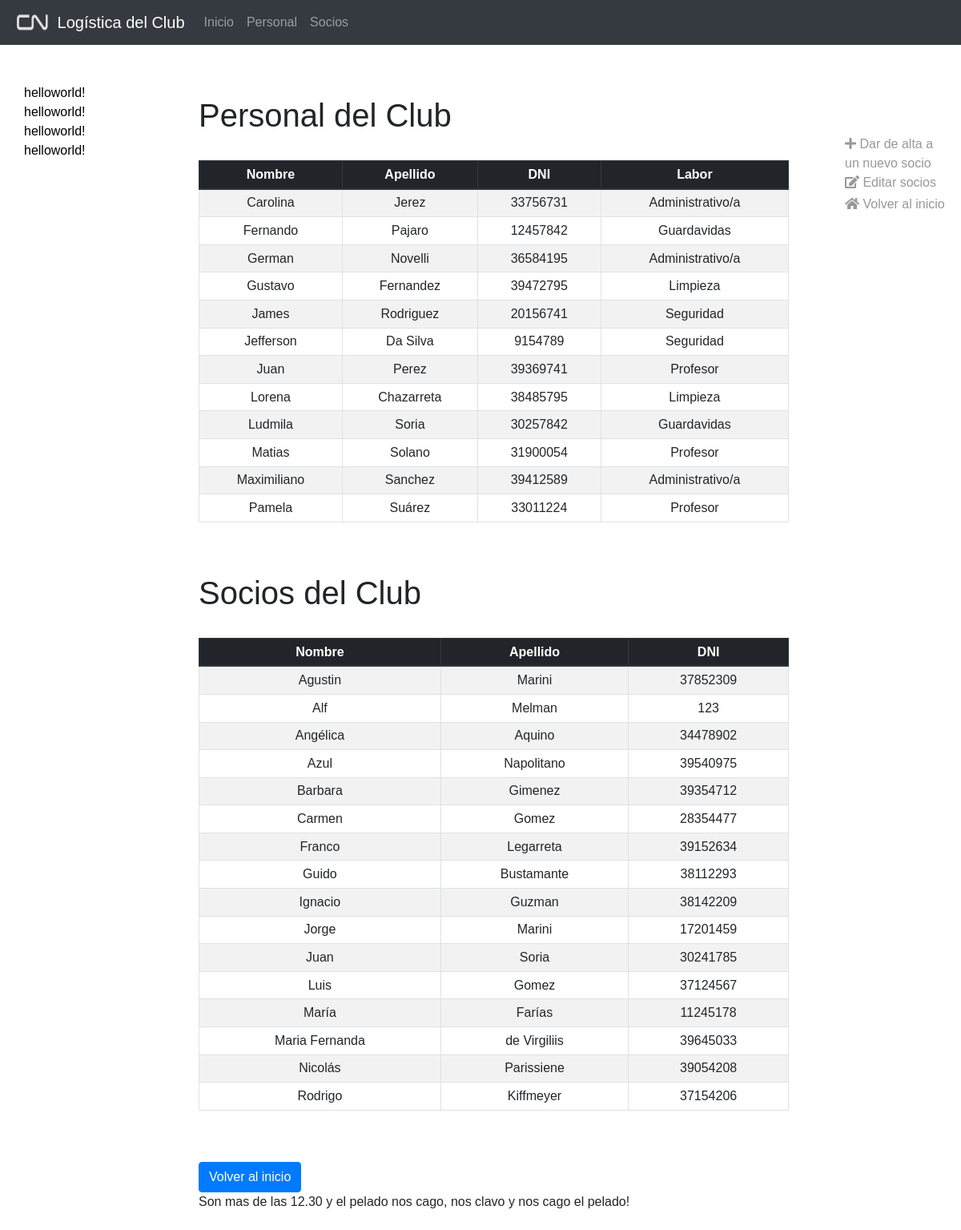
The page /consultauser.php on the database its author committed.
### tables this page shows
CREATE TABLE `personales` (
  `id_personal` int(11) NOT NULL,
  `labor` varchar(30) NOT NULL,
  `nombre` varchar(50) NOT NULL,
  `apellido` varchar(50) NOT NULL,
  `DNI` int(11) NOT NULL,
  `fecha_ingreso_laboral` date NOT NULL,
  `telefono` int(11) NOT NULL
);

CREATE TABLE `socios` (
  `id_socio` int(11) NOT NULL,
  `nombre` varchar(50) NOT NULL,
  `apellido` varchar(50) NOT NULL,
  `telefono` int(11) NOT NULL,
  `DNI` int(11) NOT NULL,
  `direccion` varchar(50) NOT NULL
);

### consultauser.php (the view, shortened to what this page needs)
<!DOCTYPE html>
<html>
	<head>
	<link rel="stylesheet" href="/object/css/bootstrap.css">
	<link rel="stylesheet" href="https://use.fontawesome.com/releases/v5.3.1/css/all.css">
	</head>
	<body>
		<nav class="navbar navbar-expand-lg navbar-dark bg-dark" style="position: sticky; top: 0; z-index: 999;">
		    <a class="navbar-brand" href="#">
		    <img src="/object/images/CN_Logo_Black.jpg" width="50" height="30" class="d-inline-block align-top" alt="">
		    Logística del Club
		  </a>
		  <div class="collapse navbar-collapse" id="navbarText">
		    <ul class="navbar-nav mr-auto">
		      <li class="nav-item">
		        <a class="nav-link" href="index.html">Inicio <span class="sr-only">(current)</span></a>
		      </li>
		      <li class="nav-item">
		        <a class="nav-link" href="FichasEmpleados.php">Personal</a>
		      </li>
		      <li class="nav-item">
		        <a class="nav-link" href="crud.php">Socios</a>
		      </li>
		    </ul>
		  </div>
		</nav>
		<div class="container-fluid" style="margin-top: 3rem;">
			<div class="row flex-xl-nowrap">
				<div class="col-12 col-md-3 col-xl-2 bd-sidebar" style="background-color: #fff;">
					<div class="container-fluid" style="color: #000; font-family: Arial;">
						helloworld!
						helloworld!
						helloworld!
						helloworld!
					</div>
				</div>
				<main class="col-12 col-md-9 col-xl-8 py-md-3 pl-md-5 bd-content" style="background-color:#fff;">
					<h1>Personal del Club</h1>
					<?php
						$pdo = conectar();
						$stmt = $pdo->prepare('SELECT nombre, apellido, DNI, labor FROM personales ORDER BY nombre asc');
						$stmt->execute();
						$row = $stmt->fetchAll(PDO::FETCH_ASSOC);
					   	$tamañorow = sizeof($row);
					   	echo '<table class="table table-bordered table-sm table-hover table-striped" style="text-align:center; margin-top: 2rem;">
					   			<thead class="thead-dark">
						   			<tr>
						   				<th scope="col">Nombre</th>
						   				<th scope="col">Apellido</th>
						   				<th scope="col">DNI</th>
						   				<th scope="col">Labor</th>
						   			</tr>
						   		</thead>';
					   	for ($i=0; $i < $tamañorow; $i++) {
					   		$value = $row[$i];
					   		echo '<tr>';
					   		foreach ($value as $key => $asd) {
					   		 	echo '<td>'. $asd.'</td>';
					   		 }
					   		echo '</tr>';
					   	}
					   	echo "</table> <br><br>";
					   	echo "<h1>Socios del Club</h1>";
					   	$st = $pdo->prepare('SELECT nombre, apellido, DNI FROM socios ORDER BY nombre asc');
						$st->execute();
						$ro = $st->fetchAll(PDO::FETCH_ASSOC);
					   	$tamañoro = sizeof($ro);
					   echo '<table class="table table-bordered table-sm table-hover table-striped" style="text-align:center; margin-top:2rem;">
					   			<thead class="thead-dark">
						   			<tr>
						   				<th scope="col">Nombre</th>
						   				<th scope="col">Apellido</th>
						   				<th scope="col">DNI</th>
						   			</tr>
						   		</thead>';
					   	for ($i=0; $i < $tamañoro; $i++) {
					   		$valu = $ro[$i];
					   		echo '<tr>';
					   		foreach ($valu as $ke => $as) {
					   		 	echo '<td>'. $as.'</td>';
					   		 }
					   		echo '</tr>';
					   	}
					   	echo "</table> <br><br>";
					?>
					<a href="index.html" class="btn btn-primary">Volver al inicio</a>
					<p id="demo">Son mas de las 12.30 y el pelado nos cago, nos clavo y nos cago el pelado!</p>
				</main>
				<div class="d-none d-xl-block col-xl-2 bd-toc">
					<ul class="section-nav" style="list-style: none; margin-top: 4rem;">
						<li class="toc-entry toc-h2">
							<a href="formAlta.php" style="color:#99979c">
								<i class="fa fa-plus" aria-hidden="true"></i> Dar de alta a un nuevo socio
							</a>
						</li>
						<li class="toc-entry toc-h2">
							<a href="crud.php" style="color:#99979c">
								<i class="fa fa-edit" aria-hidden="true"></i> Editar socios
							</a>
						</li>
						<li class="toc-entry toc-h2" style="margin-top: 3px;">
							<a href="index.html" style="color:#99979c;">
								<i class="fa fa-home" aria-hidden="true"></i> Volver al inicio
							</a>
						</li>
					</ul>
				</div>
			</div>
		</div>
		</body>
</html>

### consultauser.php (style rules this page uses)
body { font-family: Arial; }

### rows shown on the page
personales: nombre "Carolina", apellido "Jerez", DNI "33756731", labor "Administrativo/a"
personales: nombre "Fernando", apellido "Pajaro", DNI "12457842", labor "Guardavidas"
personales: nombre "German", apellido "Novelli", DNI "36584195", labor "Administrativo/a"
personales: nombre "Gustavo", apellido "Fernandez", DNI "39472795", labor "Limpieza"
personales: nombre "James", apellido "Rodriguez", DNI "20156741", labor "Seguridad"
personales: nombre "Jefferson", apellido "Da Silva", DNI "9154789", labor "Seguridad"
personales: nombre "Juan", apellido "Perez", DNI "39369741", labor "Profesor"
personales: nombre "Lorena", apellido "Chazarreta", DNI "38485795", labor "Limpieza"
personales: nombre "Ludmila", apellido "Soria", DNI "30257842", labor "Guardavidas"
personales: nombre "Matias", apellido "Solano", DNI "31900054", labor "Profesor"
personales: nombre "Maximiliano", apellido "Sanchez", DNI "39412589", labor "Administrativo/a"
personales: nombre "Pamela", apellido "Suárez", DNI "33011224", labor "Profesor"
socios: nombre "Agustin", apellido "Marini", DNI "37852309"
socios: nombre "Alf", apellido "Melman", DNI "123"
socios: nombre "Angélica", apellido "Aquino", DNI "34478902"
socios: nombre "Azul", apellido "Napolitano", DNI "39540975"
socios: nombre "Barbara", apellido "Gimenez", DNI "39354712"
socios: nombre "Carmen", apellido "Gomez", DNI "28354477"
socios: nombre "Franco", apellido "Legarreta", DNI "39152634"
socios: nombre "Guido", apellido "Bustamante", DNI "38112293"
socios: nombre "Ignacio", apellido "Guzman", DNI "38142209"
socios: nombre "Jorge", apellido "Marini", DNI "17201459"
socios: nombre "Juan", apellido "Soria", DNI "30241785"
socios: nombre "Luis", apellido "Gomez", DNI "37124567"
socios: nombre "María", apellido "Farías", DNI "11245178"
socios: nombre "Maria Fernanda", apellido "de Virgiliis", DNI "39645033"
socios: nombre "Nicolás", apellido "Parissiene", DNI "39054208"
socios: nombre "Rodrigo", apellido "Kiffmeyer", DNI "37154206"
